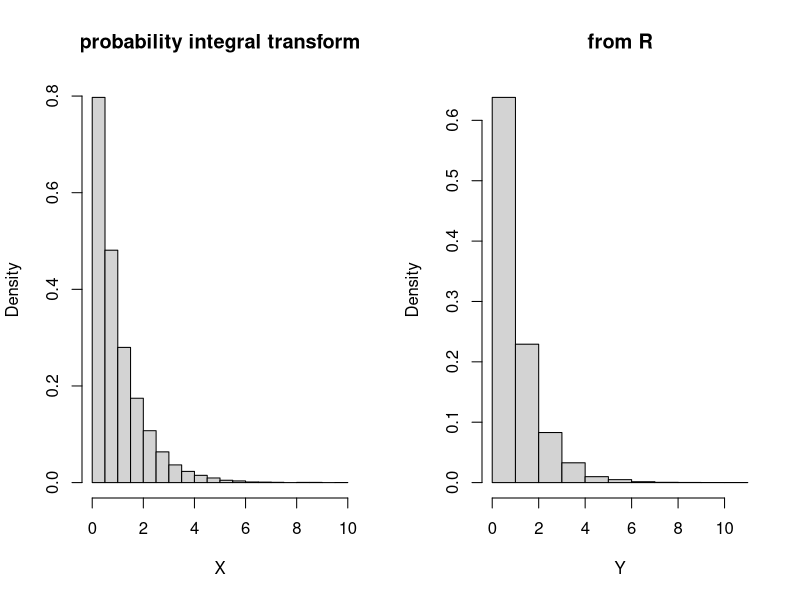
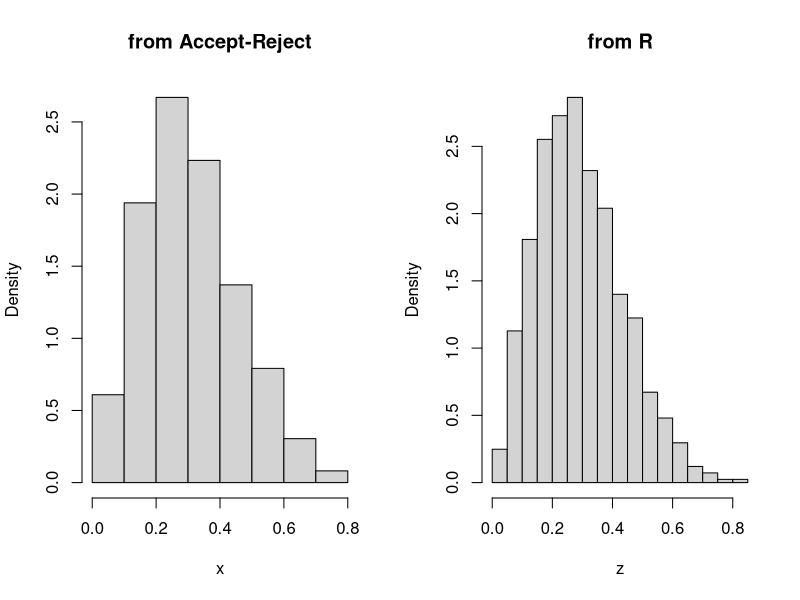
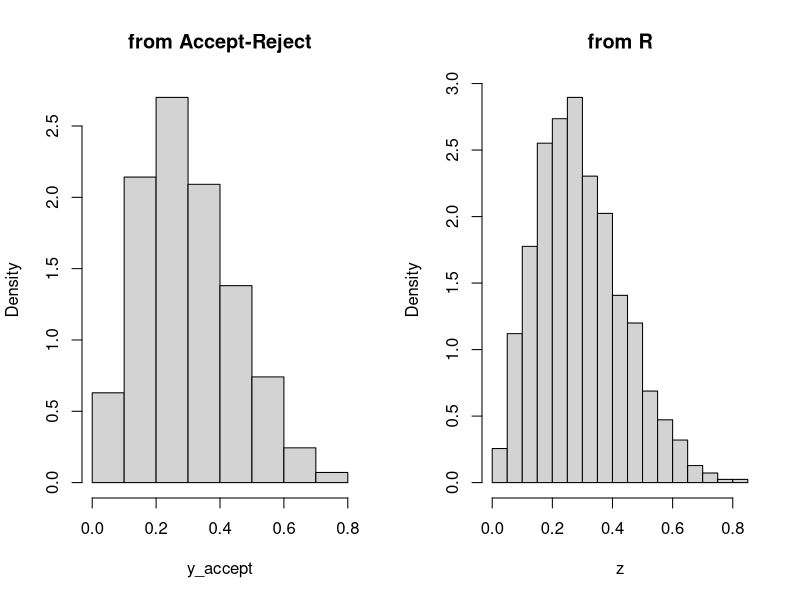

These charts were generated, in order, by the following R code:
########
#example 2.1 of R.C. Sample from exp(1) using probability integral transform
########
set.seed(2021)
Nsim<-10^4 #number of random variables
U<-runif(Nsim)
X<--log(U) #transforms of uniforms
Y<-rexp(Nsim) #exponentials from R
par(mfrow=c(1,2)) #plots
hist(X,freq=F,main="probability integral transform")
hist(Y,freq=F,main="from R")



#########
#example 2.7 of R.C. Sample from beta(2.7,6.3) using accept-and-reject method
#########
set.seed(2021)
optimize(f=function(x){dbeta(x,2.7,6.3)},interval=c(0,1),maximum=T)$objective
Nsim<-2500
a<-2.7;b<-6.3
M<-2.67
u<-runif(Nsim,max=M) #uniform over (0,M)
y<-runif(Nsim) #generation from g
x<-y[u<dbeta(y,a,b)] #accepted subsample
z<-rbeta(Nsim,2.6,6.3)
par(mfrow=c(1,2)) #plots
hist(x,freq=F,main="from Accept-Reject")
hist(z,freq=F,main="from R")

output_num<-length(x)

#########
# Sample from beta(2.7,6.3) using the fundamental theorem
#########
set.seed(2021)
optimize(f=function(x){dbeta(x,2.7,6.3)},interval=c(0,1),maximum=T)$objective
Nsim<-2500
a<-2.7;b<-6.3
M<-2.67
y_accept<-vector()
num_accept<-0

while (num_accept<output_num) {
  y<-runif(n=1) #generation from g
  u<-runif(n=1, min=0, max=M*1) # g(y)=1 throughout
  if (u<dbeta(y,a,b)) {
    y_accept<-c(y_accept, y)
    num_accept<-num_accept+1
  }
  print(num_accept)
}

z<-rbeta(Nsim,2.6,6.3)
par(mfrow=c(1,2)) #plots
hist(y_accept,freq=F,main="from Accept-Reject")
hist(z,freq=F,main="from R")